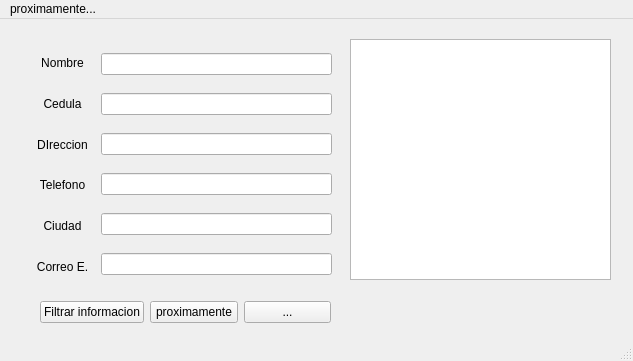
<?xml version="1.0" encoding="UTF-8"?>
<ui version="4.0">
 <class>FiltracionDatos_v001</class>
 <widget class="QMainWindow" name="FiltracionDatos_v001">
  <property name="geometry">
   <rect>
    <x>0</x>
    <y>0</y>
    <width>633</width>
    <height>361</height>
   </rect>
  </property>
  <property name="windowTitle">
   <string>FiltracionDatos_v001</string>
  </property>
  <property name="windowIcon">
   <iconset>
    <normaloff>../../../../../Downloads/filtrar.png</normaloff>../../../../../Downloads/filtrar.png</iconset>
  </property>
  <widget class="QWidget" name="centralwidget">
   <widget class="QWidget" name="widget" native="true">
    <property name="geometry">
     <rect>
      <x>30</x>
      <y>20</y>
      <width>67</width>
      <height>251</height>
     </rect>
    </property>
    <layout class="QVBoxLayout" name="verticalLayout_3">
     <property name="spacing">
      <number>7</number>
     </property>
     <property name="topMargin">
      <number>7</number>
     </property>
     <property name="rightMargin">
      <number>2</number>
     </property>
     <property name="bottomMargin">
      <number>6</number>
     </property>
     <item>
      <widget class="QLabel" name="label">
       <property name="text">
        <string>Nombre</string>
       </property>
       <property name="alignment">
        <set>Qt::AlignCenter</set>
       </property>
      </widget>
     </item>
     <item>
      <widget class="QLabel" name="label_2">
       <property name="text">
        <string>Cedula</string>
       </property>
       <property name="alignment">
        <set>Qt::AlignCenter</set>
       </property>
      </widget>
     </item>
     <item>
      <widget class="QLabel" name="label_3">
       <property name="text">
        <string>DIreccion</string>
       </property>
       <property name="alignment">
        <set>Qt::AlignCenter</set>
       </property>
      </widget>
     </item>
     <item>
      <widget class="QLabel" name="label_4">
       <property name="text">
        <string>Telefono</string>
       </property>
       <property name="alignment">
        <set>Qt::AlignCenter</set>
       </property>
      </widget>
     </item>
     <item>
      <widget class="QLabel" name="label_5">
       <property name="text">
        <string>Ciudad</string>
       </property>
       <property name="alignment">
        <set>Qt::AlignCenter</set>
       </property>
      </widget>
     </item>
     <item>
      <widget class="QLabel" name="label_6">
       <property name="text">
        <string>Correo E.</string>
       </property>
       <property name="alignment">
        <set>Qt::AlignCenter</set>
       </property>
      </widget>
     </item>
    </layout>
   </widget>
   <widget class="QPlainTextEdit" name="plainTextEdit">
    <property name="geometry">
     <rect>
      <x>350</x>
      <y>20</y>
      <width>261</width>
      <height>241</height>
     </rect>
    </property>
   </widget>
   <widget class="QWidget" name="">
    <property name="geometry">
     <rect>
      <x>40</x>
      <y>280</y>
      <width>291</width>
      <height>26</height>
     </rect>
    </property>
    <layout class="QHBoxLayout" name="horizontalLayout_2">
     <item>
      <widget class="QPushButton" name="pushButton">
       <property name="text">
        <string>Filtrar informacion</string>
       </property>
      </widget>
     </item>
     <item>
      <widget class="QPushButton" name="pushButton_3">
       <property name="text">
        <string>proximamente</string>
       </property>
      </widget>
     </item>
     <item>
      <widget class="QPushButton" name="pushButton_2">
       <property name="text">
        <string>...</string>
       </property>
      </widget>
     </item>
    </layout>
   </widget>
   <widget class="QWidget" name="">
    <property name="geometry">
     <rect>
      <x>101</x>
      <y>22</y>
      <width>231</width>
      <height>251</height>
     </rect>
    </property>
    <layout class="QVBoxLayout" name="verticalLayout">
     <item>
      <widget class="QLineEdit" name="lineEditNombre"/>
     </item>
     <item>
      <widget class="QLineEdit" name="lineEditCedula"/>
     </item>
     <item>
      <widget class="QLineEdit" name="lineEditDireccion"/>
     </item>
     <item>
      <widget class="QLineEdit" name="lineEditTelefono"/>
     </item>
     <item>
      <widget class="QLineEdit" name="lineEditCiudad"/>
     </item>
     <item>
      <widget class="QLineEdit" name="lineEditCorreo"/>
     </item>
    </layout>
   </widget>
  </widget>
  <widget class="QMenuBar" name="menubar">
   <property name="geometry">
    <rect>
     <x>0</x>
     <y>0</y>
     <width>633</width>
     <height>21</height>
    </rect>
   </property>
   <widget class="QMenu" name="menuAyuda">
    <property name="title">
     <string>proximamente...</string>
    </property>
    <addaction name="actionAcerca_del_programa"/>
   </widget>
   <addaction name="menuAyuda"/>
  </widget>
  <widget class="QStatusBar" name="statusbar"/>
  <action name="actionAcerca_del_programa">
   <property name="text">
    <string>Acerca del programa...</string>
   </property>
  </action>
 </widget>
 <resources/>
 <connections/>
</ui>
